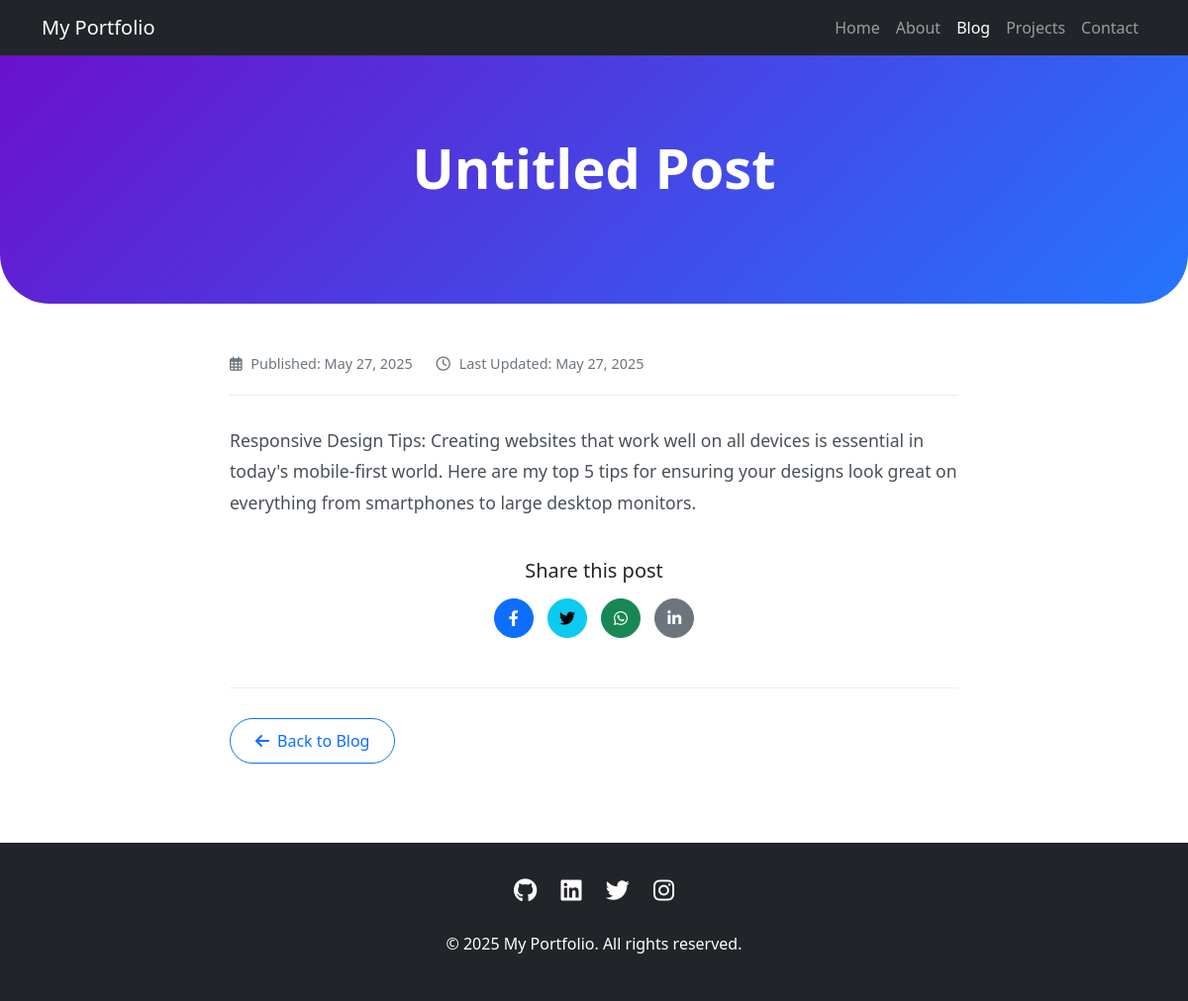
Page /posts/2/ on the committed database.
### posts/models.py (models this page shows, shortened)
class Posts(models.Model):
    text = models.CharField(max_length=400)
    title = models.CharField(max_length=100, default="Untitled Post")
    created_at = models.DateTimeField(default=timezone.now)
    updated_at = models.DateTimeField(auto_now=True)
    class Meta:
        ordering = ["-created_at"]

### posts/views.py (the view)
# urls.py: path('<int:pk>/', PostDetail.as_view(), name='post_detail'),
class PostDetail(DetailView):
    model = Posts
    template_name = "posts/post_detail.html"
    context_object_name = "postdetail"

### templates/posts/post_detail.html (shortened to what this page needs)
{% load static %}
<!DOCTYPE html>
<html lang="en">
<head>
    <link href="https://cdn.jsdelivr.net/npm/bootstrap@5.3.0/dist/css/bootstrap.min.css" rel="stylesheet">
    <link rel="stylesheet" href="https://cdnjs.cloudflare.com/ajax/libs/font-awesome/6.4.0/css/all.min.css">
</head>
<body>
    <nav class="navbar navbar-expand-lg navbar-dark bg-dark">
        <div class="container">
            <a class="navbar-brand" href="{% url 'home' %}">My Portfolio</a>
            <div class="collapse navbar-collapse" id="navbarNav">
                <ul class="navbar-nav ms-auto">
                    <li class="nav-item">
                        <a class="nav-link" href="{% url 'home' %}">Home</a>
                    </li>
                    <li class="nav-item">
                        <a class="nav-link" href="{% url 'about' %}">About</a>
                    </li>
                    <li class="nav-item">
                        <a class="nav-link active" href="{% url 'post_list' %}">Blog</a>
                    </li>
                    <li class="nav-item">
                        <a class="nav-link" href="#">Projects</a>
                    </li>
                    <li class="nav-item">
                        <a class="nav-link" href="#">Contact</a>
                    </li>
                </ul>
            </div>
        </div>
    </nav>
    <header class="post-header">
        <div class="container text-center">
            <h1 class="display-4 fw-bold mb-4">{{ postdetail.title }}</h1>
        </div>
    </header>
    <section class="container">
        <div class="row justify-content-center">
            <div class="col-lg-8">
                <div class="post-meta">
                    <span><i class="far fa-calendar-alt"></i> Published: {{ postdetail.created_at|date:"F j, Y" }}</span>
                    <span><i class="far fa-clock"></i> Last Updated: {{ postdetail.updated_at|date:"F j, Y" }}</span>
                </div>
                <div class="post-content">
                    <p>{{ postdetail.text }}</p>
                </div>
                <div class="share-buttons text-center">
                    <h5 class="mb-3">Share this post</h5>
                    <a href="#" class="btn btn-primary"><i class="fab fa-facebook-f"></i></a>
                    <a href="#" class="btn btn-info"><i class="fab fa-twitter"></i></a>
                    <a href="#" class="btn btn-success"><i class="fab fa-whatsapp"></i></a>
                    <a href="#" class="btn btn-secondary"><i class="fab fa-linkedin-in"></i></a>
                </div>
                <div class="post-navigation d-flex justify-content-between">
                    <a href="{% url 'post_list' %}" class="btn btn-outline-primary">
                        <i class="fas fa-arrow-left me-2"></i>Back to Blog
                    </a>
                </div>
            </div>
        </div>
    </section>
    <footer class="footer">
        <div class="container text-center">
            <div class="mb-4">
                <a href="#" class="social-icon"><i class="fab fa-github"></i></a>
                <a href="#" class="social-icon"><i class="fab fa-linkedin"></i></a>
                <a href="#" class="social-icon"><i class="fab fa-twitter"></i></a>
                <a href="#" class="social-icon"><i class="fab fa-instagram"></i></a>
            </div>
            <p>&copy; 2025 My Portfolio. All rights reserved.</p>
        </div>
    </footer>
</body>
</html>

### templates/posts/post_detail.html (style rules this page uses)
.post-header { background: linear-gradient(135deg, #6a11cb 0%, #2575fc 100%); color: white; padding: 80px 0; border-radius: 0 0 50px 50px; margin-bottom: 50px; }
.post-content { font-size: 1.1rem; line-height: 1.8; color: #495057; }
.post-meta { color: #6c757d; font-size: 0.9rem; margin-bottom: 30px; padding-bottom: 20px; border-bottom: 1px solid #e9ecef; }
.post-meta i { margin-right: 5px; }
.post-meta span { margin-right: 20px; }
.post-navigation { margin-top: 50px; padding-top: 30px; border-top: 1px solid #e9ecef; }
.post-navigation .btn { border-radius: 50px; padding: 10px 25px; }
.footer { background-color: #212529; color: white; padding: 30px 0; margin-top: 80px; }
.social-icon { font-size: 1.5rem; margin: 0 10px; color: white; transition: color 0.3s ease; }
.share-buttons { margin-top: 40px; }
.share-buttons .btn { border-radius: 50px; margin: 0 5px; width: 40px; height: 40px; display: inline-flex; align-items: center; justify-content: center; }

### rows in the picture
Posts: title "Untitled Post", created_at "May 27, 2025", updated_at "May 27, 2025", text "Responsive Design Tips: Creating websites that work well on all devices is essential in today's mobile-first world. Here are my top 5 tips for ensuring your designs look great on everything from smartphones to large desktop monitors."
